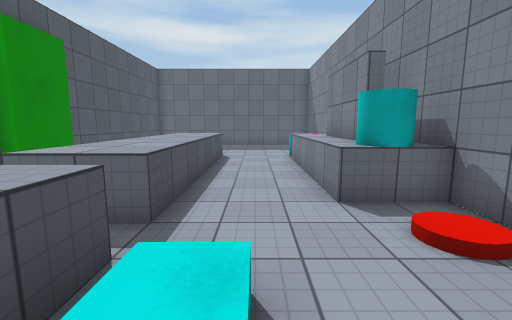
view 1 (above)

12 first-person views from a walk through a 3-D level made in the Unity game engine. The camera is 1.4 m above the floor, tilts 8° down and sees 90° across. The floor is counted in squares, 1 m on a side. Each view is taken from the middle of a square. On the plan, view 1 faces up. The plan holds only what a view shows up to about 13 squares ahead; the rest is blank. Surface patterns are stand-ins for the level's own textures.

view 2
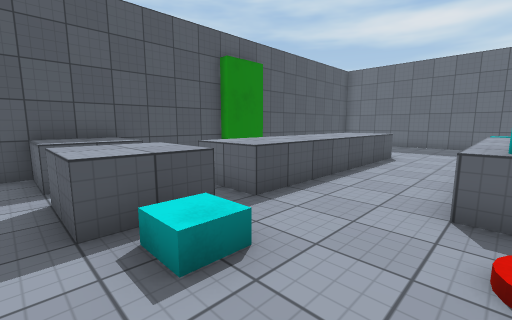

view 3
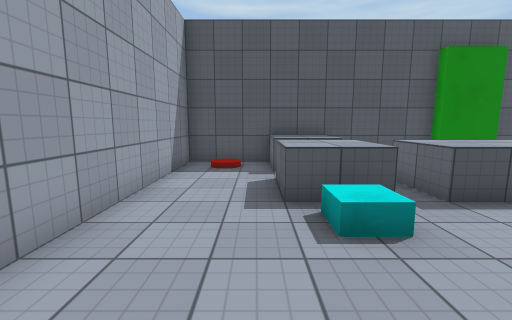

view 4
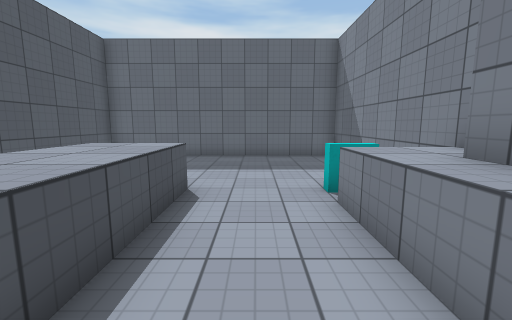

view 5
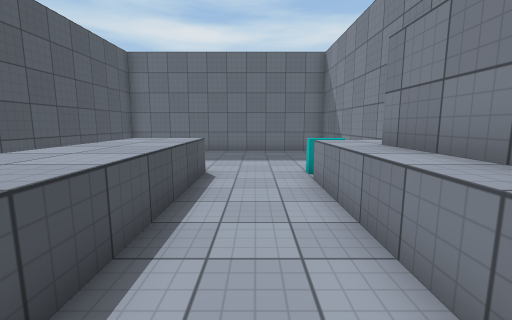

view 6
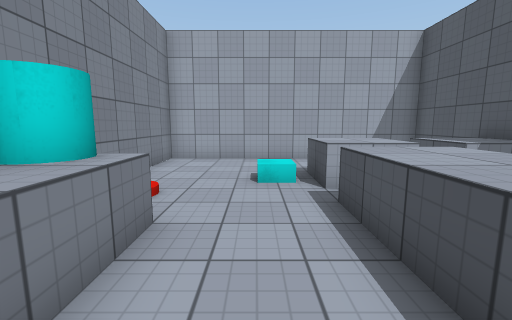

view 7
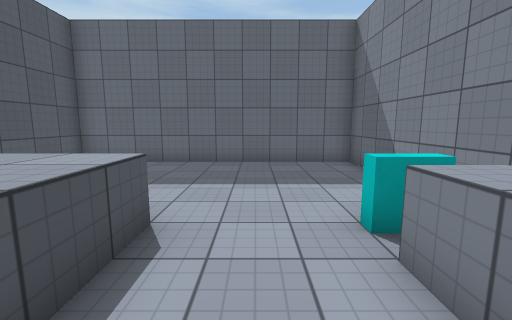

view 8
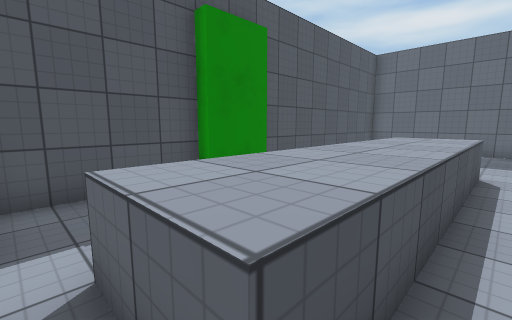

view 9
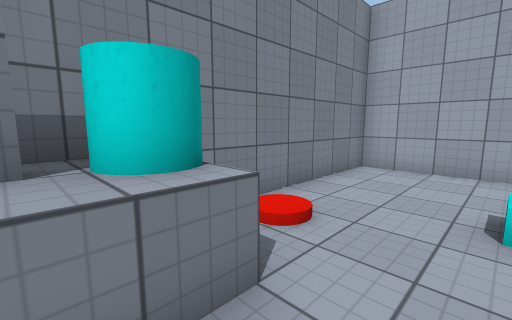

view 10
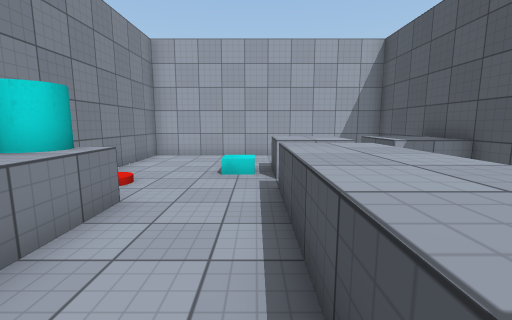

view 11
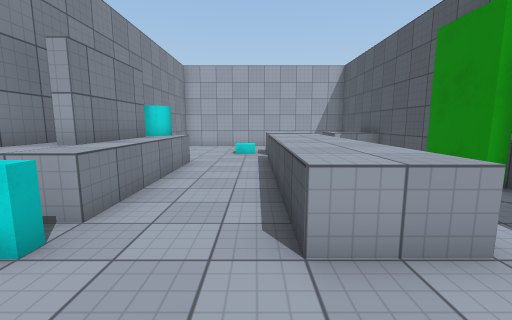

view 12
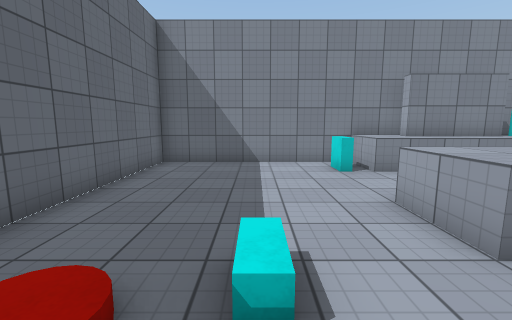

### Floor plan
Key: @ floor where view 1 was taken; # wall or solid block; . floor; / step, stairs or slope; = window, fence, low wall or low ledge; ^ raised ledge; O other object.
Columns run from 7 left of view 1 to 4 right of it. Each row starts with its distance up from view 1.
 18 ############
 17 #  ........#
 16 # .........#
 15 # .........#
 14 #. O.......#
 13 #  ........#
 12 #  ........#
 11 # ..^^...=.#
 10 #.. ^^...^^#
  9 #.  ^^...^^#
  8 ##  ^^...^^#
  7 ##  ^^...^^#
  6 #   ^^...^^#
  5 #   ^^...###
  4 #...^^.....#
  3 #........//#
  2 #^^.^^.....#
  1 #^^.^^.....#
  0 #......@...#
 -1 #//........#
 -2 #..........#
 -3 ############

Positions as (right, up) in squares from view 1, and headings:
1: (0, 0), facing up
2: (2, 0), facing up-left
3: (3, 0), facing left
4: (0, 6), facing up
5: (0, 4), facing up
6: (0, 8), facing down
7: (0, 8), facing up
8: (-1, 3), facing up-left
9: (0, 6), facing down-right
10: (-1, 9), facing down
11: (-1, 14), facing down
12: (-6, 14), facing right
